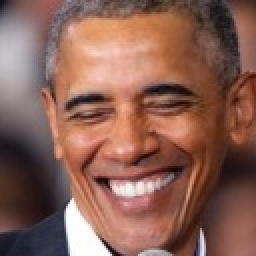
#> input picture Examenes_Tareas_Trabajos/src/Trabajos(Codigos)/tarea_8-ClasificacionRostros/dataset_rostros/barack_obama/barack_obama_hf_0002.jpg, 128 x 128 px (shown 2 times larger); its folder holds only this picture in this run
$ python simular_celular.py
#> lines starting #> are read from the running program, lines starting #| are printed output that depends on the picture
import os
import random
import cv2
import numpy as np
from config import IMG_SIZE

BASE_DIR = os.path.dirname(os.path.abspath(__file__))
DATASET = os.path.join(BASE_DIR, "dataset_rostros")
COPIAS = 25          # copias degradadas por cada imagen original
SEED = 7
random.seed(SEED)
np.random.seed(SEED)


def es_original_hf(nombre):
#> in main, img is the input picture: shape (128, 128, 3); mean B, G, R 84.8, 96.7, 137.6
    return "_hf_" in nombre or nombre.startswith("desconocido_")


def degradar(img):
    """Imita una foto vista en la pantalla de un celular a traves de la webcam."""
    h, w = img.shape[:2]
#> h = 128; w = 128

    # perdida de resolucion y desenfoque
    f = random.uniform(0.35, 0.8)
    img = cv2.resize(img, (int(w * f), int(h * f)), interpolation=cv2.INTER_AREA)
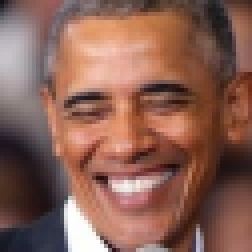
#> img: shape (63, 63, 3) (shown 4 times larger); mean of channels 0, 1, 2 84.8, 96.7, 137.6; drawn as B, G, R
    img = cv2.resize(img, (w, h), interpolation=cv2.INTER_LINEAR)
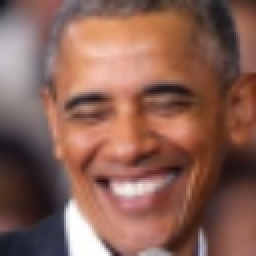
#> img: shape (128, 128, 3) (shown 2 times larger); mean of channels 0, 1, 2 84.7, 96.6, 137.5; drawn as B, G, R
    if random.random() < 0.6:
        k = random.choice([3, 5])
        img = cv2.GaussianBlur(img, (k, k), 0)

    img = img.astype(np.float32)

    # brillo, contraste y tinte de pantalla
    img = img * random.uniform(0.75, 1.3) + random.uniform(-25, 25)
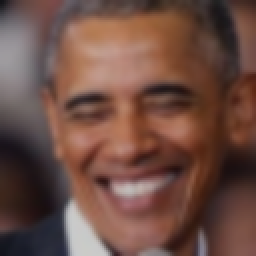
#> img: shape (128, 128, 3) float32 (shown 2 times larger); mean of channels 0, 1, 2 68.7, 78.1, 110.4; drawn as B, G, R
    img += np.array([random.uniform(-15, 25),
                     random.uniform(-10, 10),
                     random.uniform(-20, 10)])

    # patron moire
    if random.random() < 0.6:
        periodo = random.uniform(3, 8)
        angulo = random.uniform(0, np.pi)
        yy, xx = np.mgrid[0:h, 0:w]
        onda = np.sin((xx * np.cos(angulo) + yy * np.sin(angulo)) * 2 * np.pi / periodo)
        img += onda[..., None] * random.uniform(4, 12)

    # reflejo de luz
    if random.random() < 0.5:
        cx, cy = random.randint(0, w), random.randint(0, h)
#> cx = 31; cy = 57
        yy, xx = np.mgrid[0:h, 0:w]
        dist = np.sqrt((xx - cx) ** 2 + (yy - cy) ** 2)
        brillo = np.clip(1 - dist / random.uniform(w * 0.4, w * 0.9), 0, 1)
        img += brillo[..., None] * random.uniform(30, 90)
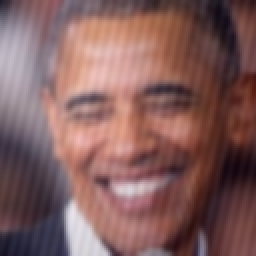
#> img: shape (128, 128, 3) float32 (shown 2 times larger); mean of channels 0, 1, 2 93.8, 94.8, 131.1; drawn as B, G, R

    # ruido de sensor y compresion JPEG
    img += np.random.normal(0, random.uniform(3, 12), img.shape)
    img = np.clip(img, 0, 255).astype(np.uint8)
    _, buf = cv2.imencode(".jpg", img, [cv2.IMWRITE_JPEG_QUALITY, random.randint(30, 75)])
#> buf = 2682 values, max 255 at index 0, min 0 at index 4, mean 116.6
    return cv2.imdecode(buf, cv2.IMREAD_COLOR)


def main():
    if not os.path.isdir(DATASET):
        raise FileNotFoundError(f"No existe: {DATASET}")

    for persona in sorted(os.listdir(DATASET)):
        carpeta = os.path.join(DATASET, persona)
        if not os.path.isdir(carpeta):
            continue

        # borra copias anteriores para poder repetir el script
        for nombre in os.listdir(carpeta):
            if "_sim_" in nombre:
                os.remove(os.path.join(carpeta, nombre))

        originales = [n for n in os.listdir(carpeta) if es_original_hf(n)]
        total = 0
        for nombre in originales:
            img = cv2.imread(os.path.join(carpeta, nombre))
            if img is None:
                continue
            img = cv2.resize(img, IMG_SIZE, interpolation=cv2.INTER_AREA)
            base = os.path.splitext(nombre)[0]
            for k in range(COPIAS):
                cv2.imwrite(os.path.join(carpeta, f"{base}_sim_{k:02d}.jpg"), degradar(img))
                total += 1
        if total:
            print(f"{persona}: {total} copias simuladas")
#> pass 2 of the loop in main, `for persona in sorted(os.listdir(DATASET)):`:
#> originales = ['bill_gates_hf_0003.jpg']
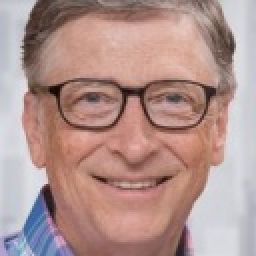
#> input picture Examenes_Tareas_Trabajos/src/Trabajos(Codigos)/tarea_8-ClasificacionRostros/dataset_rostros/bill_gates/bill_gates_hf_0003.jpg, 128 x 128 px (shown 2 times larger)
#> in main, img is the input picture: shape (128, 128, 3); mean B, G, R 143.2, 148.1, 178
#> in degradar (call 26), `img += np.random.normal(0, random.uniform(3, 12), img.shape)`:
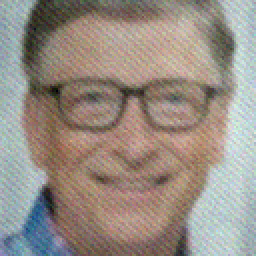
#> img: shape (128, 128, 3) float32 (shown 2 times larger); mean of channels 0, 1, 2 135.7, 145.2, 155.8; drawn with min black and max white
#> buf = 3287 values, max 255 at index 0, min 0 at index 4, mean 123.1
#> in degradar (call 26), `return cv2.imdecode(buf, cv2.IMREAD_COLOR)`:
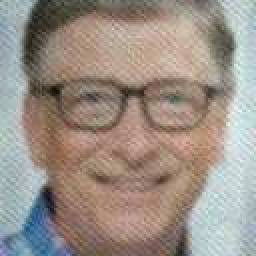
#> returned value: shape (128, 128, 3) (shown 2 times larger); mean B, G, R 135.2, 144.6, 155.5


if __name__ == "__main__":
    main()
